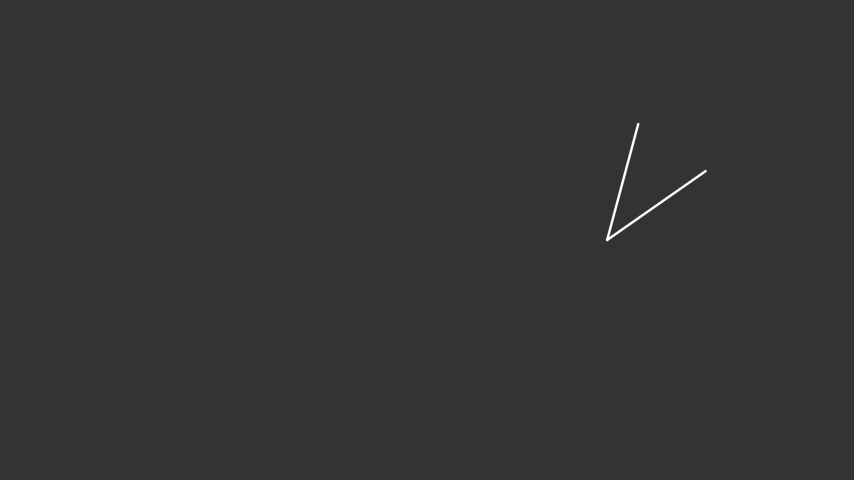
#> input picture data/angle/image1.png, 854 x 480 px
$ python task2.py --train-dir data/angle --test-dir data/angle --anno-dir data/angle   (older library calls are emulated)
#> lines starting #> are read from the running program, lines starting #| are printed output that depends on the picture
#> in load_and_preprocess_test_images, im is the input picture: shape (480, 854, 4); mean B, G, R, A 51.3, 51.3, 51.3, 254.9
import argparse
import os
import numpy as np
import cv2
from time import perf_counter
import pandas as pd
import re

# [9 lines left out: function normalise_image_to_range, not called in this run]

# Util function to rotate an image *quickly* as alternatives (scipy.ndimage.rotate) are very slow
# Source: https://stackoverflow.com/a/47248339
def rotate_image(mat, angle):
    """
    Rotates an image (angle in degrees) and expands image to avoid cropping
    """

    height, width = mat.shape[:2] # image shape has 3 dimensions
    image_center = (width/2, height/2) # getRotationMatrix2D needs coordinates in reverse order (width, height) compared to shape

    rotation_mat = cv2.getRotationMatrix2D(image_center, angle, 1)

    # rotation calculates the cos and sin, taking absolutes of those.
    abs_cos = abs(rotation_mat[0,0])
    abs_sin = abs(rotation_mat[0,1])

    # find the new width and height bounds
    bound_w = int(height * abs_sin + width * abs_cos)
    bound_h = int(height * abs_cos + width * abs_sin)

    # subtract old image center (bringing image back to origo) and adding the new image center coordinates
    rotation_mat[0, 2] += bound_w/2 - image_center[0]
    rotation_mat[1, 2] += bound_h/2 - image_center[1]

    # rotate image with the new bounds and translated rotation matrix
    rotated_mat = cv2.warpAffine(mat, rotation_mat, (bound_w, bound_h))
    return rotated_mat

def rotate_matches(matches):

    rotated = []
    for _, (cx, cy), (w, h, _), name in matches:
        rotation = int(name.rsplit("_", 1)[1][3:])
        a = rotation * np.pi / 180
        trans_mat = lambda x, y: np.array([[1, 0, x], [0, 1, y], [0, 0, 1]])
        rot_matrix = np.array([
            [np.cos(a), np.sin(a), 0],
            [-np.sin(a), np.cos(a), 0],
            [0, 0, 1]
        ])

        dx, dy = w/2, h/2
        tl = np.array([cx - dx, cy - dy, 1])
        tr = np.array([cx + dx, cy - dy, 1])
        bl = np.array([cx - dx, cy + dy, 1])
        br = np.array([cx + dx, cy + dy, 1])

        transform = trans_mat(cx, cy) @ rot_matrix @ trans_mat(-cx, -cy)
        tl_r = transform @ tl
        tr_r = transform @ tr
        bl_r = transform @ bl
        br_r = transform @ br

        rotated.append([tl_r[:2], tr_r[:2], br_r[:2], bl_r[:2]]) # This order to draw polygon correctly

    return np.array(rotated, dtype=np.int32)

# [14 lines left out: function in_bounds, not called in this run]

def template_match(img, templates, threshold=0.70, show_in_window=False, silent=False):

    matches = []

    # Template matching
    for temp_name, pyramid in templates.items():
        for temp in pyramid:

            correlation_vis = cv2.matchTemplate(img, temp, cv2.TM_CCOEFF_NORMED)

            # [9 lines of commented-out code are left out]

            THRESHOLD = threshold
            template_locations = np.where(correlation_vis >= THRESHOLD)

            ys, xs = template_locations
            for x, y in zip(xs, ys):
                center_x = x + temp.shape[0] // 2
                center_y = y + temp.shape[1] // 2
                matches.append((correlation_vis[y, x], (center_x, center_y), temp.shape, temp_name))

    matches.sort(key=lambda tup: tup[0], reverse=True)
    if not silent:
        print(f"Found {len(matches)} Matches.")

    # Non-maximum suppression: Take max in image and store it as a template match; suppress all other correlation values in the bounds of that match. Repeat process until no values > threshold left.
    supressed = []

    # TODO: The runtime of this is probably terrible for large N, consider using a heap / priority queue if limiting.
    while len(matches) > 0:
        current_max = matches.pop(0) # Current max correlation.
        corr, loc, temp_size, temp_name = current_max

        supressed.append(current_max)

        for i in range (0, len(matches))[::-1]: # Traverse matches backwards so we can pop as we go without changing the next item idx.
            if in_bounds(loc, matches[i][1], temp_size):
                matches.pop(i)

    rotated_matches = rotate_matches(supressed)

    if show_in_window:
        # t_img_col = cv2.cvtColor(img, cv2.COLOR_GRAY2BGR)
        t_img_col = img
        for s, r in zip(supressed, rotated_matches):
            _, (x, y), shape, name = s
            # cv2.rectangle(t_img_col, (x - shape[0] // 2, y - shape[1] // 2), (x + shape[0] // 2, y + shape[1] // 2), (0,0,255), 1)
            cv2.drawMarker(t_img_col, (x,y), (0,255,0), cv2.MARKER_CROSS, 15, 1)
            cv2.putText(t_img_col, name, (x,y), cv2.FONT_HERSHEY_SIMPLEX, 0.4, (255,0,0), 1, 2)

            cv2.polylines(t_img_col, [r], 1, (255,255,0), 1)
            cv2.drawMarker(t_img_col, (int(r[0][0]),int(r[0][1])), (255,255,0), cv2.MARKER_CROSS, 15, 1)

        # cv2.imwrite("detected.png", t_img_col)
        cv2.imshow("detected", t_img_col)
        cv2.waitKey(0)

    return supressed

# This function can be used if you want to do gaussian blurring manually...
#   For now using cv2 is fine - otherwise use convolution theorem (fft), and this seperable kernel. E.g. ifft(fft(im) * fft(kx) * fft(ky))
# [10 lines left out: function get_gaussian_kernel, not called in this run]

def gaussian_blur(img, r=5, sigma=1, use_library_func=True):

    if use_library_func:
        return cv2.GaussianBlur(img, (r, r), sigmaX=sigma, sigmaY=sigma, borderType=cv2.BORDER_DEFAULT)

    k = get_gaussian_kernel(r, sigma)
    return cv2.filter2D(img, cv2.CV_64F, k, borderType=cv2.BORDER_DEFAULT)

def gaussian_pyramid_down(img, initial_size, min_size):

    dim = img.shape[:2]
    long_side = int(np.argmax(dim))
    side_ratio = dim[1 - long_side] / dim[long_side]

    if long_side == 0:
        initial_dim = (initial_size, int(initial_size * side_ratio))
    else:
        initial_dim = (int(initial_size * side_ratio), initial_size)

    last_octave = cv2.resize(img, initial_dim, interpolation=cv2.INTER_NEAREST)

    pyramid = [last_octave]

    while max(last_octave.shape[:2]) // 2 >= min_size:

        blur = gaussian_blur(last_octave, use_library_func=True)

        downscale = blur[::2, ::2]

        pyramid.append(downscale)
        last_octave = downscale

    return pyramid

# [21 lines left out: function visualise_pyramid, not called in this run]

def rotate_templates(templates, n_rotations):

    if n_rotations == 0:
        return [(0, templates)]

    rotation_interval = 360 // n_rotations #deg

    all_rotations = [(0, templates)]

    # Don't do first (0) or last rotation as already accounted for by original template
    for i in range(1, n_rotations):
        angle = i * rotation_interval

        rotated = []

        for t in templates:
            rotated.append(rotate_image(t, angle))

        all_rotations.append((angle, rotated))

    return all_rotations

def apply_pyramid_schema(templates, initial_size, min_size, n_rotations):

    base_pyramids = []
    for name, t in templates:
        pyramid = gaussian_pyramid_down(t, initial_size, min_size)
        base_pyramids.append((name, pyramid))

    all_templates = {}
    for name, pyramid in base_pyramids:

        all_rotations = rotate_templates(pyramid, n_rotations) # Includes rot=0

        for rot, ts in all_rotations:
            all_templates[f"{name}_rot{rot}"] = ts
    return all_templates

def remove_alpha(im, background_col=[0,0,0]):
    if im.shape[2] != 4:
        return im

    col = im[:,:,:3]
    alpha = im[:,:,3]

    background = np.full_like(col, background_col, dtype=np.uint8)

    alpha_blend = alpha[:,:,np.newaxis].astype(np.float32) / 255.0
    alpha_blend = np.concatenate((alpha_blend,alpha_blend,alpha_blend), axis=2)
#> alpha_blend: shape (480, 854, 3) float32

    col = col.astype(np.float32) * alpha_blend
    background = background.astype(np.float32) * (1 - alpha_blend)
#> background: shape (480, 854, 3) float32; every value is 0

    return (col + background).astype(np.uint8)

# [51 lines left out: functions euclidian_distance, check_against_annotation, not called in this run]

def get_dominant_colour(img):
    colors, count = np.unique(img.reshape(-1, img.shape[-1]), axis=0, return_counts=True)
    return colors[count.argmax()]

def load_and_preprocess_templates(train_dir, col_to_match=None):

    files = [f for f in os.listdir(train_dir) if os.path.isfile(os.path.join(train_dir, f)) and f.endswith(".png")]

    templates = []

    for f in files:
        template_name = os.path.splitext(f)[0]

        f = os.path.join(train_dir, f)

        im = cv2.imread(f, cv2.IMREAD_UNCHANGED)
        if col_to_match is None:
            im = remove_alpha(im)
        else:
            im = remove_alpha(im, col_to_match)
        # im = cv2.cvtColor(im, cv2.COLOR_BGR2GRAY)

        templates.append((template_name, im))

    return templates

def load_and_preprocess_test_images(test_dir):

    files = [f for f in os.listdir(test_dir) if os.path.isfile(os.path.join(test_dir, f)) and f.endswith(".png")]

    test_imgs = []

    for f in files:
        test_name = os.path.splitext(f)[0]

        f = os.path.join(test_dir, f)

        im = cv2.imread(f, cv2.IMREAD_UNCHANGED)
        col = remove_alpha(im)
        im = cv2.cvtColor(col, cv2.COLOR_BGR2GRAY)
#> im: shape (480, 854)

        # [9 lines of commented-out code are left out]

        test_imgs.append((test_name, col))
#> pass 2 of the loop in load_and_preprocess_test_images, `for f in files:`:
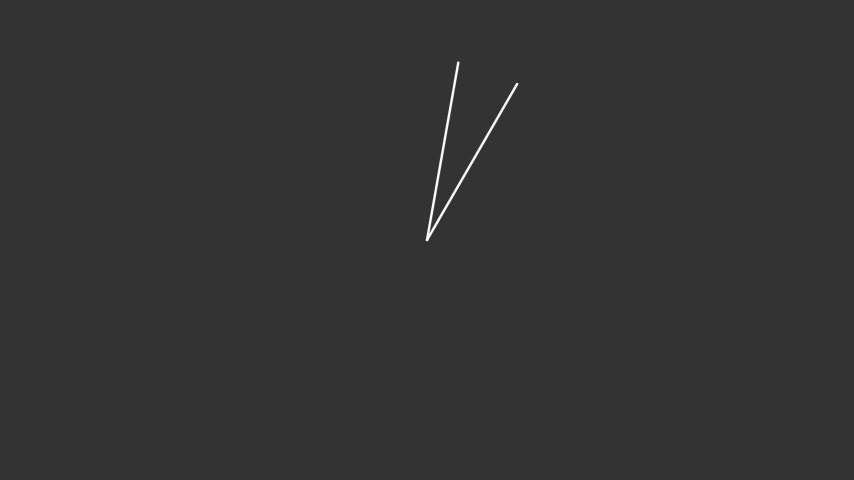
#> input picture data/angle/image2.png, 854 x 480 px
#> in load_and_preprocess_test_images, im is the input picture: shape (480, 854, 4); mean B, G, R, A 51.4, 51.4, 51.4, 254.9
#> in remove_alpha (call 2), `alpha = im[:,:,3]`:
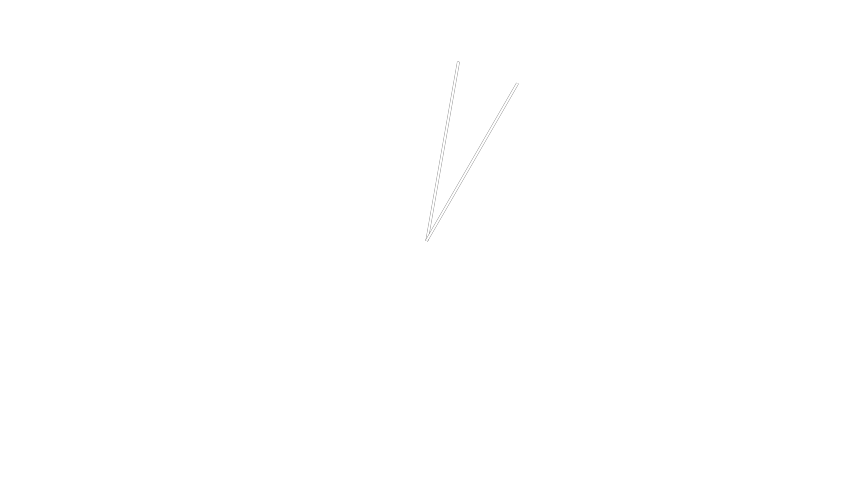
#> alpha: shape (480, 854); min 169, max 255, mean 254.9
#> im: shape (480, 854)

    return test_imgs

def load_annotations(anno_dir):

    files = [f for f in os.listdir(anno_dir) if os.path.isfile(os.path.join(anno_dir, f)) and f.endswith(".txt")]

    annotations = {}

    for f in files:

        file_anno = {}

        img_name = os.path.splitext(f)[0]

        data = np.array(pd.read_csv(os.path.join(anno_dir, f), header=None))

        for ln in data:

            temp_name, x1, y1, x2, y2 = ln

            num_only = lambda n: int(re.sub("[^\d\.]", "", n))

            file_anno[temp_name] = [(num_only(x1), num_only(y1)), (num_only(x2), num_only(y2))]

        annotations[img_name] = file_anno

    return annotations

def main(train_dir, test_dir, anno_dir, rotations, max_temp_size, min_temp_size, threshold, silent):

    if max_temp_size < min_temp_size:
        raise ValueError(f"ERROR: Max template size ({max_temp_size}) is lower than minimum ({min_temp_size}).")

    if not silent: print("Generating template pyramids...")


    # Preprocess Test Images & Load annotations
    test_images = load_and_preprocess_test_images(test_dir)
#> test_images = 2 items
    annotations = load_annotations(anno_dir)

    # Take example test image and use it to find the most dominant (background) colour.
    # Assuming all test images have the same bg, could regenerate pyramid each time to solve this issue.
    _, ex = test_images[0]
    bg_col = get_dominant_colour(ex)
#> in get_dominant_colour, `colors, count = np.unique(img.reshape(-1, img.shape[-1]), axis=0, retu..`: colors = 184 rows, first 8: [50, 50, 50], [51, 51, 51], [52, 52, 52], [53, 53, 53], [54, 54, 54], [55, 55, 55], [56, 56, 56], [57, 57, 57]; count = 184 values, max 409009 at index 1, min 1 at index 0, mean 2227.8
#> bg_col = [51, 51, 51]

    # Preprocess Templates
    base_templates = load_and_preprocess_templates(train_dir, bg_col)
#> in remove_alpha (call 3), `background = background.astype(np.float32) * (1 - alpha_blend)`:
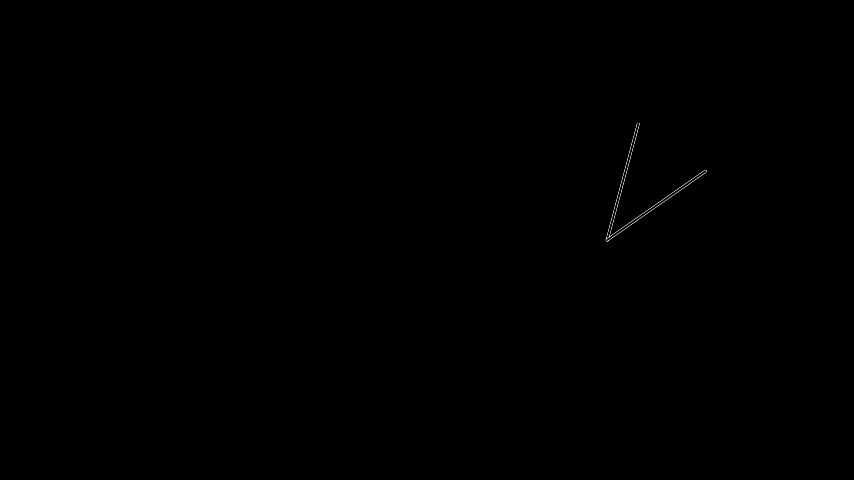
#> background: shape (480, 854, 3) float32; min 0, max 17.6, mean 0.0117; drawn with min black and max white
#> pass 2 of the loop in load_and_preprocess_templates, `for f in files:`:
#> in remove_alpha (call 4), `background = background.astype(np.float32) * (1 - alpha_blend)`:
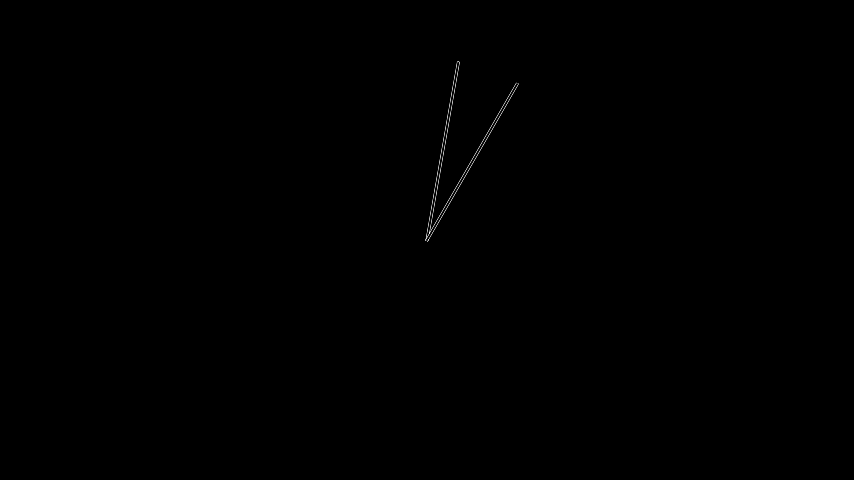
#> background: shape (480, 854, 3) float32; min 0, max 17.2, mean 0.0174; drawn with min black and max white
#> base_templates = 2 items

    t0 = perf_counter()
    scaled_and_rotated_templates = apply_pyramid_schema(
        base_templates,
        max_temp_size,
        min_temp_size,
        rotations
    )
#> the loop in apply_pyramid_schema, `for name, t in templates:` made 2 passes
#> (name, dim in gaussian_pyramid_down, long_side in gaussian_pyramid_down, side_ratio in gaussian_pyramid_down, initial_dim in gaussian_pyramid_down) on passes 1 to 2: ('image1', (480, 854), 1, 0.562, (71, 128)), ('image2', (480, 854), 1, 0.562, (71, 128))
#> pass 1, in gaussian_pyramid_down, `last_octave = cv2.resize(img, initial_dim, interpolation=cv2.INTER_NEA..`:
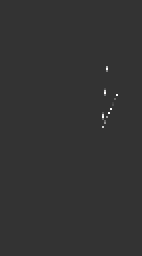
#> last_octave: shape (128, 71, 3) (shown 2 times larger); min 51, max 255, mean 51.3
#> the loop in apply_pyramid_schema, `for name, pyramid in base_pyramids: ` made 2 passes
#> (name, rotation_interval in rotate_templates) on passes 1 to 2: ('image1', 36), ('image2', 36)
#> pass 1, in rotate_image, `rotated_mat = cv2.warpAffine(mat, rotation_mat, (bound_w, bound_h))`:
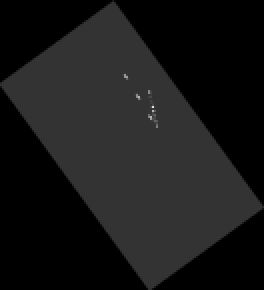
#> rotated_mat: shape (145, 132, 3) (shown 2 times larger); min 0, max 224, mean 24.3
#> pass 1, in rotate_image (call 3), `rotated_mat = cv2.warpAffine(mat, rotation_mat, (bound_w, bound_h))`:
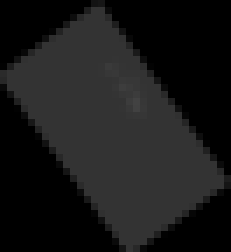
#> rotated_mat: shape (36, 33, 3) (shown 7 times larger); min 0, max 66, mean 24.8
#> pass 1, in rotate_image (call 4), `rotated_mat = cv2.warpAffine(mat, rotation_mat, (bound_w, bound_h))`:
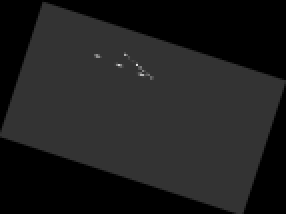
#> rotated_mat: shape (107, 143, 3) (shown 2 times larger); min 0, max 224, mean 30.4
#> after the loop in apply_pyramid_schema, `for name, pyramid in base_pyramids:`: all_templates = 20 items
#> scaled_and_rotated_templates = 20 items
    t1 = perf_counter()
    if not silent: print(f"Scaled and rotated {len(base_templates)} base templates ({len(scaled_and_rotated_templates)} pyramids generated) in {t1-t0:0.4f}s", end="\n\n")
#| Scaled and rotated 2 base templates (20 pyramids generated) in 0.0296s
    # visualise_pyramid(scaled_and_rotated_templates["016-house_rot110"], True)

    # Template Matching & Evaluation
    t_start = perf_counter()
    tot_tp, tot_fp, tot_fn = 0, 0, 0
    for i, (name, test) in enumerate(test_images):
        if not silent: print(f"[{i+1}/{len(test_images)}] Matching for image {name}...")
        t0 = perf_counter()
        matches = template_match(test, scaled_and_rotated_templates, threshold=threshold, show_in_window=False, silent=silent)
        t1 = perf_counter()

        # Check against annotation
        if not name in annotations:
            raise FileNotFoundError(f"ERROR: Could not find corresponding annotation file for [{name}] in the given annotation directory.")

        tp, fp, fn = check_against_annotation(matches, annotations[name])
        tot_tp += tp; tot_fp += fp; tot_fn += fn

        if not silent: print(f"Done ({t1-t0:0.4f}s). | Detected: {tp}/{len(annotations[name])} | Missed: {fn} | False Positives: {fp}", end="\n\n")
#> this loop made 1 pass
#> name on pass 1: 'image1'
#> (printed output is left out)
#> after the loop, tot_fn = 0; tot_fp = 0; tot_tp = 0

    t_end = perf_counter()
    acc = (tot_tp / (tot_tp + tot_fp)) if tot_tp + tot_fp != 0 else 0
    if not silent:
        print(f"Finished. | Time elapsed: {t_end-t_start:0.4f}s | Average per image: {((t_end-t_start) / len(test_images)):0.4f}s.")
        print(f"Accuracy: {acc:0.4f} | Total Missed (FN): {tot_fn}")

    # (Total t, Average t, Acc, FN, tp, fp)
    return t_end-t_start, ((t_end-t_start) / len(test_images)), acc, tot_fn, tot_tp, tot_fp

if __name__ == "__main__":

    parser = argparse.ArgumentParser(prog="Task 2")
    parser.add_argument('--train-dir', type=str, required=True, help="Training data directory containing *png* image templates.")
    parser.add_argument('--test-dir', type=str, required=True, help="Test data directory containing *png* test images.")
    parser.add_argument('--anno-dir', type=str, required=True, help="Test annotation directory containing *txt* files with comma separated values: '{template name}, {min_bound}, {max_bound}'.")

    parser.add_argument('-r', '--rotations', type=int, default=10, help="Number of rotations applied to base templates during gaussian pyramid generation.")
    parser.add_argument('--max-template-size', type=int, default=128, help="Max template size. (Gaussian pyramid top level).")
    parser.add_argument('--min-template-size', type=int, default=32, help="Min template size. (Gaussian pyramid bottom level).")
    parser.add_argument('-t', '--threshold', type=float, default=0.70, help="Template matching detection threshold (0 < t < 1).")

    parser.add_argument('-s', '--silent', action='store_true', help="Supress print statements.")

    args = parser.parse_args()

#> (the run stopped early here; a loop or call above may not have finished)
